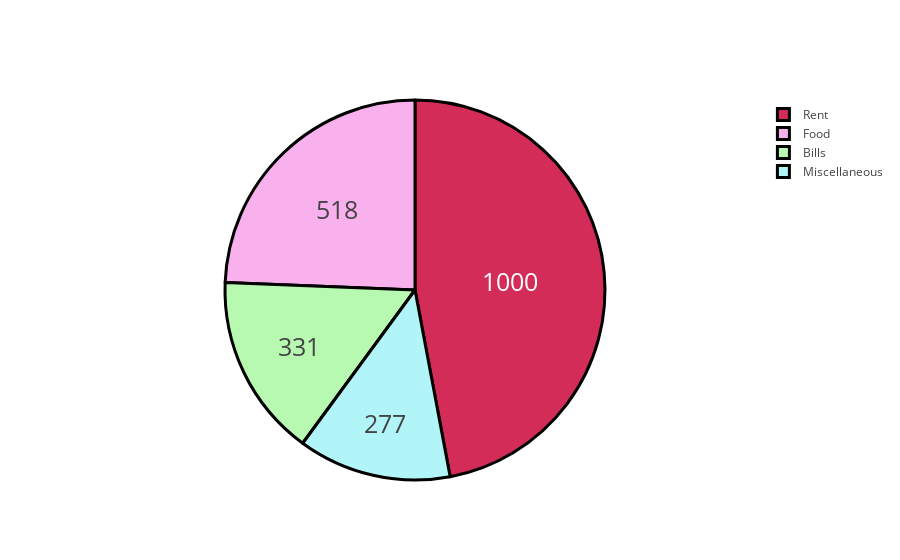

Notebook source saved alongside this figure:
### Code cell
#Expenses

#breakdown each category 
groups = ['Rent','Food','Bills','Miscellaneous']
#create amount
amount = [1000,518,331,277]
#style
colors = ['#d32c58', '#f9b1ee', '#b7f9b1', '#b1f5f9']

trace = go.Pie(labels=groups, values=amount,
               hoverinfo='label+percent', textinfo='value', 
               textfont=dict(size=25),
               marker=dict(colors=colors, 
                           line=dict(color='#000000', width=3)))

#plot - 
iplot([trace])

### Figure 1 — Plotly figure (JSON) as saved in the notebook; plotly's stock layout.template omitted (floating-point values rounded to 4 significant figures)
{"data": [{"hoverinfo": "label+percent", "labels": ["Rent", "Food", "Bills", "Miscellaneous"], "marker": {"colors": ["#d32c58", "#f9b1ee", "#b7f9b1", "#b1f5f9"], "line": {"color": "#000000", "width": 3}}, "textfont": {"size": 25}, "textinfo": "value", "type": "pie", "uid": "3f69cf83-0586-47f8-8b18-dce33aa8b806", "values": [1000, 518, 331, 277]}], "layout": {}}
